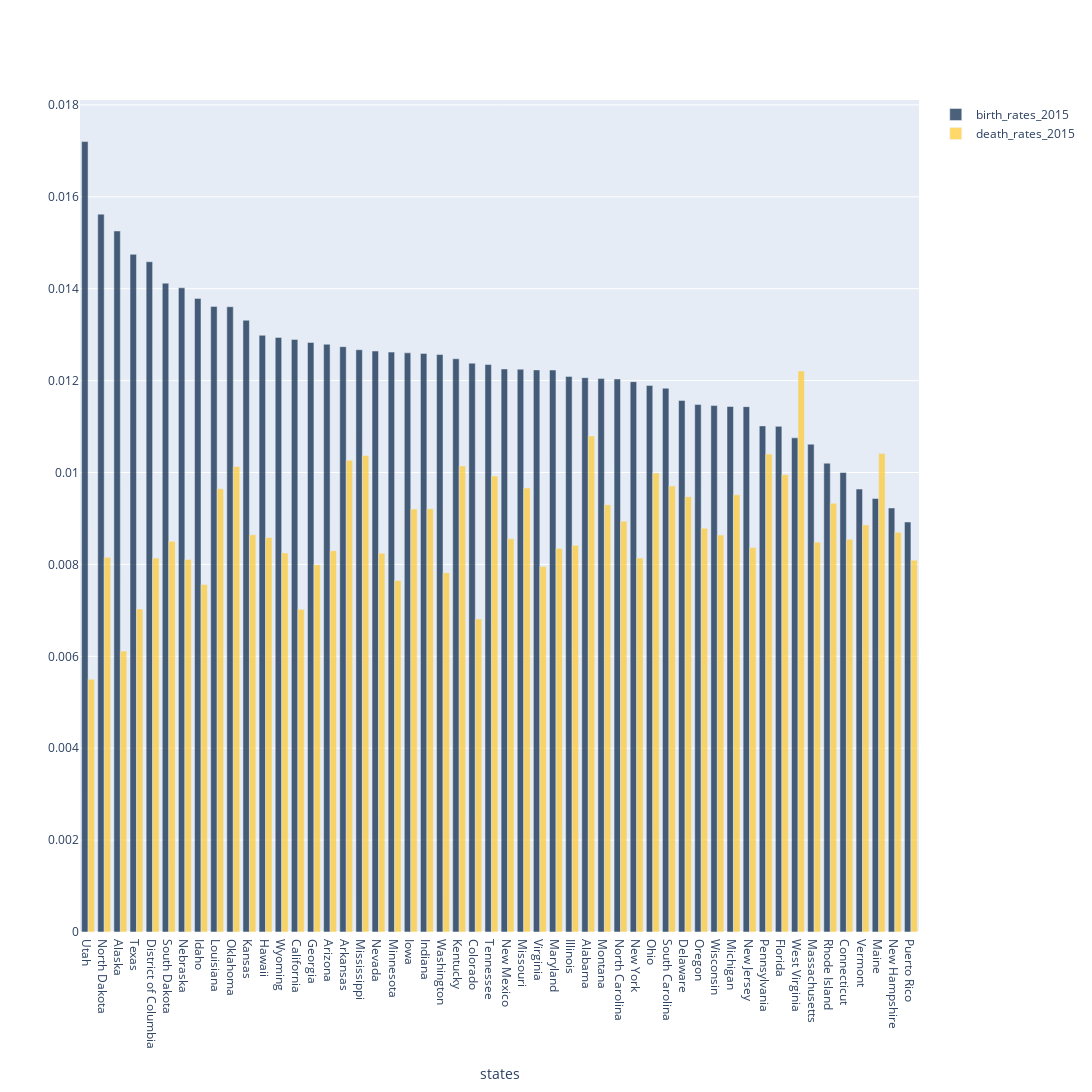

Notebook source saved alongside this figure:
### Markdown cell above
<!-- BEGIN QUESTION -->

**Question 5.** In the code cell below, create a visualization that will help us determine if there is an association between birth rate and death rate during this time interval. It may be helpful to create an intermediate table containing the birth and death rates for each state. **(4 Points)**

Things to consider:

- What type of chart will help us illustrate an association between 2 variables?
- How can you manipulate a certain table to help generate your chart?
- Check out the [Recommended Reading](https://inferentialthinking.com/chapters/07/Visualization.html) for this homework!

<!--
BEGIN QUESTION
name: q2_5
manual: true
-->

### Code cell
# In this cell, use birth_rates and death_rates to generate your visualization
birth_rates_2015 = pop.column('BIRTHS') / pop.column('2015')
death_rates_2015 = pop.column('DEATHS') / pop.column('2015')
bar_table = Table().with_column("birth_rates_2015",birth_rates_2015)
bar_table = bar_table.with_column("death_rates_2015",death_rates_2015)
bar_table = bar_table.with_column("states",pop.column('NAME')).sort("birth_rates_2015", descending = True)
bar_table
bar_table.ibar("states",width = 2000)

### Figure 1 — Plotly figure (JSON) as saved in the notebook; plotly's stock layout.template omitted (floating-point values rounded to 4 significant figures)
{"data": [{"customdata": ["Utah", "North Dakota", "Alaska", "Texas", "District of Columbia", "South Dakota", "Nebraska", "Idaho", "Louisiana", "Oklahoma", "Kansas", "Hawaii", "Wyoming", "California", "Georgia", "Arizona", "Arkansas", "Mississippi", "Nevada", "Minnesota", "Iowa", "Indiana", "Washington", "Kentucky", "Colorado", "Tennessee", "New Mexico", "Missouri", "Virginia", "Maryland", "Illinois", "Alabama", "Montana", "North Carolina", "New York", "Ohio", "South Carolina", "Delaware", "Oregon", "Wisconsin", "Michigan", "New Jersey", "Pennsylvania", "Florida", "West Virginia", "Massachusetts", "Rhode Island", "Connecticut", "Vermont", "Maine", "New Hampshire", "Puerto Rico"], "hovertemplate": "(%{customdata}, %{y})", "marker": {"color": "rgb(0,30,66)"}, "name": "birth_rates_2015", "opacity": 0.7, "orientation": "v", "type": "bar", "x": ["Utah  ", "North Dakota  ", "Alaska  ", "Texas  ", "District of Columbia  ", "South Dakota  ", "Nebraska  ", "Idaho  ", "Louisiana  ", "Oklahoma  ", "Kansas  ", "Hawaii  ", "Wyoming  ", "California  ", "Georgia  ", "Arizona  ", "Arkansas  ", "Mississippi  ", "Nevada  ", "Minnesota  ", "Iowa  ", "Indiana  ", "Washington  ", "Kentucky  ", "Colorado  ", "Tennessee  ", "New Mexico  ", "Missouri  ", "Virginia  ", "Maryland  ", "Illinois  ", "Alabama  ", "Montana  ", "North Carolina  ", "New York  ", "Ohio  ", "South Carolina  ", "Delaware  ", "Oregon  ", "Wisconsin  ", "Michigan  ", "New Jersey  ", "Pennsylvania  ", "Florida  ", "West Virginia  ", "Massachusetts  ", "Rhode Island  ", "Connecticut  ", "Vermont  ", "Maine  ", "New Hampshire  ", "Puerto Rico  "], "y": [0.0172, 0.01562, 0.01526, 0.01475, 0.01459, 0.01412, 0.01402, 0.01379, 0.01362, 0.01361, 0.01331, 0.01299, 0.01294, 0.0129, 0.01283, 0.01279, 0.01274, 0.01267, 0.01264, 0.01262, 0.0126, 0.01259, 0.01257, 0.01248, 0.01238, 0.01235, 0.01225, 0.01225, 0.01223, 0.01223, 0.01209, 0.01206, 0.01204, 0.01204, 0.01198, 0.01189, 0.01183, 0.01157, 0.01148, 0.01146, 0.01144, 0.01143, 0.01101, 0.011, 0.01075, 0.01062, 0.0102, 0.01, 0.009639, 0.009434, 0.009228, 0.008923]}, {"customdata": ["Utah", "North Dakota", "Alaska", "Texas", "District of Columbia", "South Dakota", "Nebraska", "Idaho", "Louisiana", "Oklahoma", "Kansas", "Hawaii", "Wyoming", "California", "Georgia", "Arizona", "Arkansas", "Mississippi", "Nevada", "Minnesota", "Iowa", "Indiana", "Washington", "Kentucky", "Colorado", "Tennessee", "New Mexico", "Missouri", "Virginia", "Maryland", "Illinois", "Alabama", "Montana", "North Carolina", "New York", "Ohio", "South Carolina", "Delaware", "Oregon", "Wisconsin", "Michigan", "New Jersey", "Pennsylvania", "Florida", "West Virginia", "Massachusetts", "Rhode Island", "Connecticut", "Vermont", "Maine", "New Hampshire", "Puerto Rico"], "hovertemplate": "(%{customdata}, %{y})", "marker": {"color": "rgb(256,200,44)"}, "name": "death_rates_2015", "opacity": 0.7, "orientation": "v", "type": "bar", "x": ["Utah  ", "North Dakota  ", "Alaska  ", "Texas  ", "District of Columbia  ", "South Dakota  ", "Nebraska  ", "Idaho  ", "Louisiana  ", "Oklahoma  ", "Kansas  ", "Hawaii  ", "Wyoming  ", "California  ", "Georgia  ", "Arizona  ", "Arkansas  ", "Mississippi  ", "Nevada  ", "Minnesota  ", "Iowa  ", "Indiana  ", "Washington  ", "Kentucky  ", "Colorado  ", "Tennessee  ", "New Mexico  ", "Missouri  ", "Virginia  ", "Maryland  ", "Illinois  ", "Alabama  ", "Montana  ", "North Carolina  ", "New York  ", "Ohio  ", "South Carolina  ", "Delaware  ", "Oregon  ", "Wisconsin  ", "Michigan  ", "New Jersey  ", "Pennsylvania  ", "Florida  ", "West Virginia  ", "Massachusetts  ", "Rhode Island  ", "Connecticut  ", "Vermont  ", "Maine  ", "New Hampshire  ", "Puerto Rico  "], "y": [0.0055, 0.008155, 0.006115, 0.007029, 0.008137, 0.008504, 0.008108, 0.00756, 0.009645, 0.01013, 0.008645, 0.008586, 0.008248, 0.007023, 0.007993, 0.008297, 0.01027, 0.01037, 0.008243, 0.00765, 0.009205, 0.009211, 0.007818, 0.01014, 0.006813, 0.009925, 0.008556, 0.009664, 0.007954, 0.008346, 0.008415, 0.0108, 0.009299, 0.008941, 0.008139, 0.00999, 0.009707, 0.009475, 0.008789, 0.008638, 0.009514, 0.008367, 0.0104, 0.009952, 0.01221, 0.008485, 0.00933, 0.008547, 0.00886, 0.01041, 0.0087, 0.008093]}], "layout": {"height": 2340, "width": 2000, "xaxis": {"dtick": 1, "showticklabels": true, "title": {"text": "states"}, "type": "category"}}}
